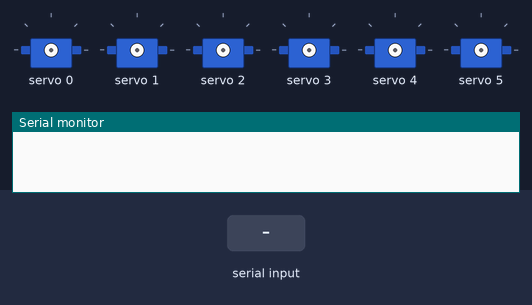
Bench run of a program on a simulated ESP32. Shown: 6 × servo, the last lines printed to the serial monitor. The test bench sets the inputs (shaded band).

Above: at 0.0 s.
At 1.9 s:
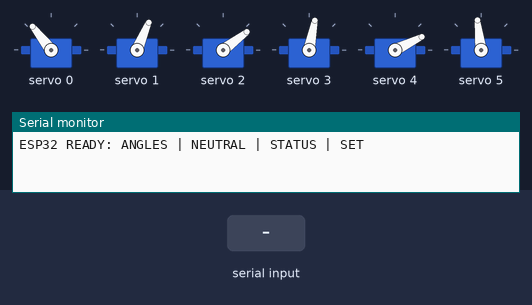
2.0 s: "NEUTRAL,1\n" received over Serial
At 2.38 s:
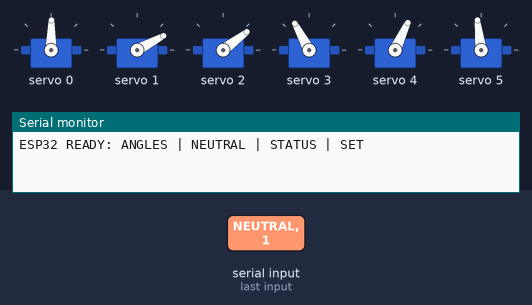
5.5 s: "NEUTRAL\n" received over Serial
7.4 s: "STATUS\n" received over Serial
Timing chart, 0 to 10.4 s (numbered marks = the images above; inputs shaded):
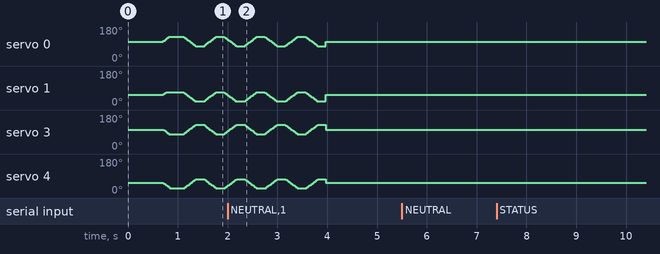

The program:

main.cpp
```cpp
#include <Arduino.h>
#include <Wire.h>
#include <Adafruit_PWMServoDriver.h>

Adafruit_PWMServoDriver pwm = Adafruit_PWMServoDriver(0x40);

#define SERVOMIN   100
#define SERVOMAX   560
#define SERVO_FREQ  50

#define L_HIP    0
#define L_KNEE   1
#define L_ANKLE  2
#define R_HIP    3
#define R_KNEE   4
#define R_ANKLE  5
#define NUM_SERVOS 6

float neutralPos[NUM_SERVOS] = { 90, 50, 35, 90, 50, 85 };

float currentPos[NUM_SERVOS];
float targetPos[NUM_SERVOS];

const float STEP_DEG   = 2.0;
const int   LOOP_DELAY = 10;

String serialBuffer  = "";
bool   walkedOnce    = false;
bool   kickInProgress = false;

uint16_t degreesToPulse(float deg) {
  deg = constrain(deg, 0, 180);
  return map((long)deg, 0, 180, SERVOMIN, SERVOMAX);
}

void setServo(uint8_t ch, float deg) {
  deg = constrain(deg, 0, 180);
  pwm.setPWM(ch, 0, degreesToPulse(deg));
  currentPos[ch] = deg;
}

float applyIKOffset(uint8_t ch, float ikAngle) {
  return neutralPos[ch] + ikAngle;
}

bool allServosAtTarget() {
  for (int i = 0; i < NUM_SERVOS; i++) {
    if (abs(currentPos[i] - targetPos[i]) > 0.5) return false;
  }
  return true;
}

// Interpolation
void stepServos() {
  for (int i = 0; i < NUM_SERVOS; i++) {
    float diff = targetPos[i] - currentPos[i];
    if (abs(diff) < 0.5) {
      if (abs(currentPos[i] - targetPos[i]) > 0.01) {
        setServo(i, targetPos[i]);
      }
    } else {
      float step = (diff > 0) ? STEP_DEG : -STEP_DEG;
      setServo(i, currentPos[i] + step);
    }
  }
}

// Angles from ROS
void applyAngles(float angles[NUM_SERVOS]) {
  for (int i = 0; i < NUM_SERVOS; i++) {
    targetPos[i] = constrain(applyIKOffset(i, angles[i]), 0, 180);
  }
}

void goNeutral() {
  for (int i = 0; i < NUM_SERVOS; i++) {
    targetPos[i] = neutralPos[i];
  }
}

// Walking sequence
void simpleWalk() {
  unsigned long start = millis();

  while (millis() - start < 3000) {
    targetPos[L_HIP]  = 110; targetPos[L_KNEE] = 60;
    targetPos[R_HIP]  = 70;  targetPos[R_KNEE] = 25;

    unsigned long t = millis();
    while (millis() - t < 400) { stepServos(); delay(LOOP_DELAY); }

    targetPos[L_HIP]  = 70;  targetPos[L_KNEE] = 20;
    targetPos[R_HIP]  = 110; targetPos[R_KNEE] = 65;

    t = millis();
    while (millis() - t < 400) { stepServos(); delay(LOOP_DELAY); }
  }

  goNeutral();
  for (int i = 0; i < NUM_SERVOS; i++) setServo(i, neutralPos[i]);
}

// Parsing
void parseCommand(String cmd) {
  cmd.trim();

  if (cmd == "NEUTRAL") {
    goNeutral();
    kickInProgress = false;
    Serial.println("OK NEUTRAL");
    return;
  }

  if (cmd == "STATUS") {
    Serial.print("POS:");
    for (int i = 0; i < NUM_SERVOS; i++) {
      Serial.print(currentPos[i]);
      if (i < NUM_SERVOS - 1) Serial.print(",");
    }
    Serial.println();
    return;
  }

  if (cmd.startsWith("ANGLES:")) {
    String data = cmd.substring(7);
    float  angles[NUM_SERVOS];
    int    idx = 0, start = 0;

    for (int i = 0; i <= (int)data.length() && idx < NUM_SERVOS; i++) {
      if (i == (int)data.length() || data[i] == ',') {
        angles[idx++] = data.substring(start, i).toFloat();
        start = i + 1;
      }
    }

    if (idx == NUM_SERVOS) {
      applyAngles(angles);
      kickInProgress = true;
      Serial.println("OK");
    } else {
      Serial.println("ERR: need 6 angles");
    }
    return;
  }

  if (cmd.startsWith("SET:")) {
    String data  = cmd.substring(4);
    int    comma = data.indexOf(',');
    if (comma > 0) {
      int   ch  = data.substring(0, comma).toInt();
      float deg = data.substring(comma + 1).toFloat();
      if (ch >= 0 && ch < NUM_SERVOS) {
        targetPos[ch] = constrain(deg, 0, 180);
        Serial.printf("SET:ch%d=%.1f\n", ch, deg);
      }
    }
    return;
  }

  if (cmd.length() > 0) {
    Serial.println("ERR: unknown command");
  }
}

// Setup
void setup() {
  Serial.begin(115200);
  Wire.begin(21, 22);

  pwm.begin();
  pwm.setOscillatorFrequency(27000000);
  pwm.setPWMFreq(SERVO_FREQ);
  delay(200);

  for (int i = 0; i < NUM_SERVOS; i++) {
    currentPos[i] = neutralPos[i];
    targetPos[i]  = neutralPos[i];
    setServo(i, neutralPos[i]);
  }
  delay(500);

  Serial.println("ESP32 READY: ANGLES | NEUTRAL | STATUS | SET");
}

// Loop
void loop() {
  if (!walkedOnce) {
    simpleWalk();
    walkedOnce = true;

    goNeutral();
    unsigned long t = millis();
    while (millis() - t < 2000) { stepServos(); delay(LOOP_DELAY); }
  }

  // Serial Input
  while (Serial.available()) {
    char c = Serial.read();
    if (c == '\n') {
      if (serialBuffer.length() > 0) {
        parseCommand(serialBuffer);
        serialBuffer = "";
      }
    } else {
      serialBuffer += c;
    }
  }

  stepServos();

  if (kickInProgress && allServosAtTarget()) {
    delay(2000);
    goNeutral();
    kickInProgress = false;
    Serial.println("KICK DONE: returning to neutral");
  }

  delay(LOOP_DELAY);
}
```
